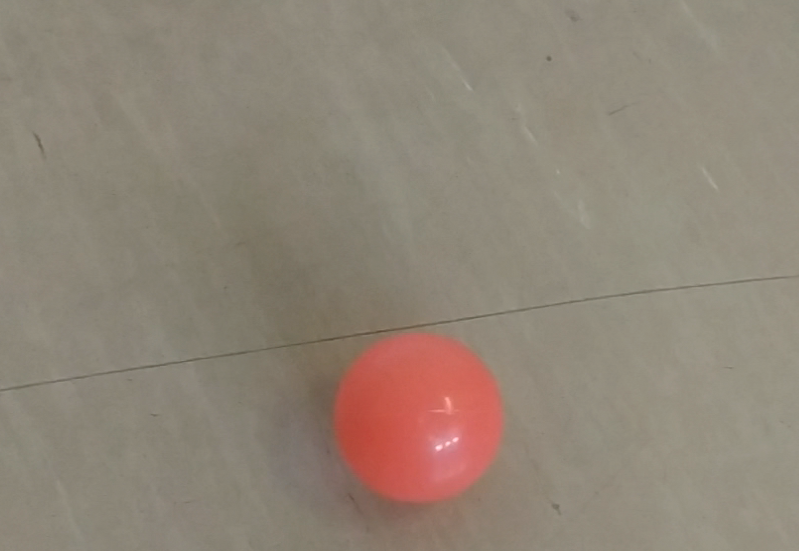
#> input picture MP1/resourses/ball.png, 799 x 551 px, found by its file name
$ python photo_task.py
#> lines starting #> are read from the running program, lines starting #| are printed output that depends on the picture; after the words box and inside, x2 and y2 are one past the last pixel; in counts of white or black regions, pixels touching at a corner belong together
import cv2
# import os
import numpy as np

# absolute_path = os.path.join(os.getcwd(), 'Resources', 'ball.png');
i = cv2.imread(
    'C:/Users/klips/OneDrive/Dokumenty/PJATK/6 - Letni/WMA/MP1/resourses/ball.png')
#> i is the input picture: shape (551, 799, 3); mean B, G, R 118.8, 132.8, 144.2


def objectFinder(img):

    img_hsv = cv2.cvtColor(img, cv2.COLOR_BGR2HSV)  # 1. zamina na hsv
#> img_hsv: shape (551, 799, 3); mean H, S, V 20.4, 43.1, 144.2

    low_red = np.array((0, 55, 55), np.uint8)
    high_red = np.array((5, 255, 255), np.uint8)

    mask_red = cv2.inRange(img_hsv, low_red, high_red)  # 2. maska kolorow
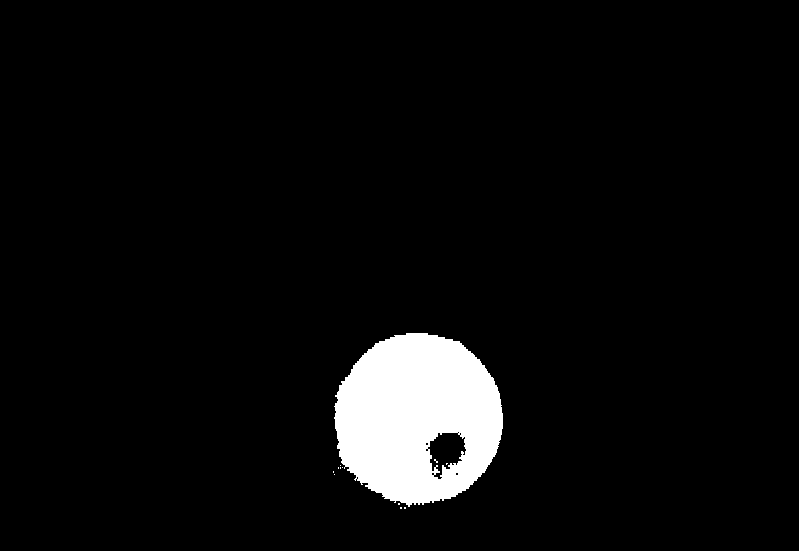
#> mask_red: shape (551, 799); 4.9% white; 12 white regions (11 under 20 px), largest, box (x1, y1, x2, y2) and area: (334, 333, 503, 507) 21631

    kernel = np.ones((4, 4), np.uint8)  # 3. maska
    mask_no_noise = cv2.morphologyEx(
        mask_red, cv2.MORPH_OPEN, kernel)  # 4. poprawa obrazu
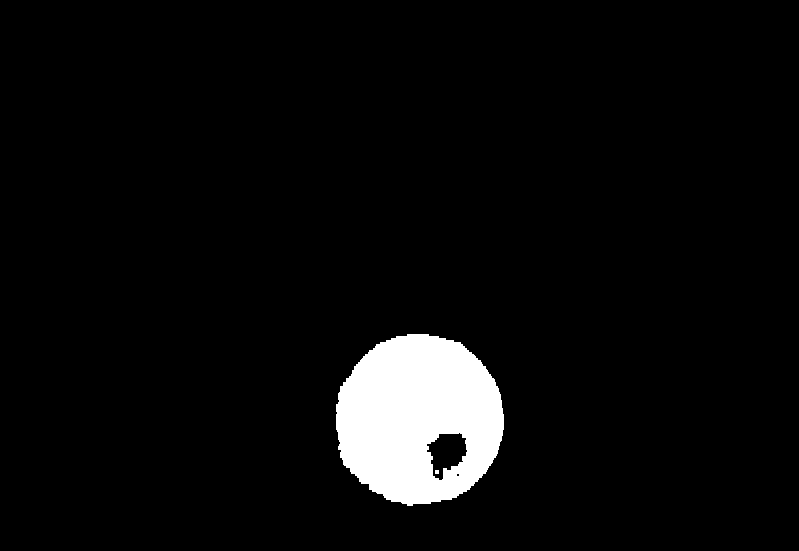
#> mask_no_noise: shape (551, 799); 4.9% white; 2 white regions (1 under 20 px), largest, box (x1, y1, x2, y2) and area: (336, 334, 504, 506) 21467
    mask_closed = cv2.morphologyEx(mask_no_noise, cv2.MORPH_CLOSE, kernel)
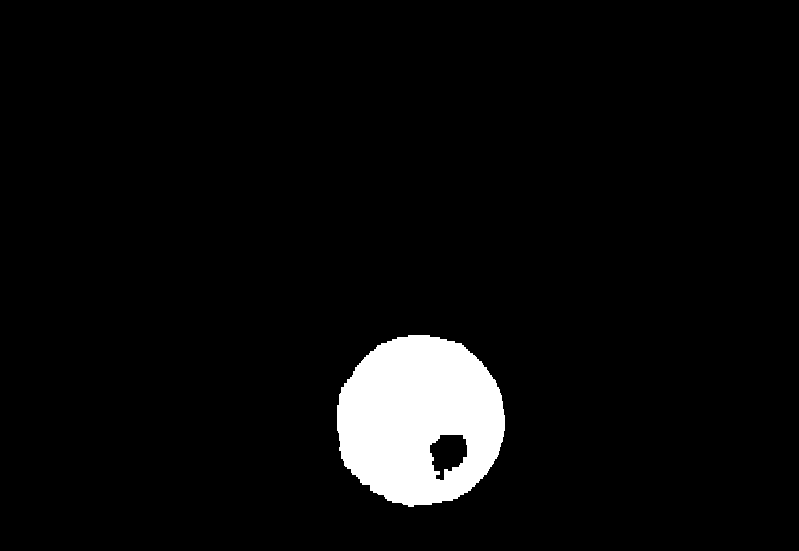
#> mask_closed: shape (551, 799); 4.9% white; 1 white region, box (x1, y1, x2, y2) and area: (337, 335, 505, 507) 21524

    # res1 = cv2.bitwise_and(img_hsv, img, mask=mask_no_noise)
    res = cv2.medianBlur(mask_closed, ksize=5)
#> res: shape (551, 799); 4.9% white; 1 white region, box (x1, y1, x2, y2) and area: (337, 335, 505, 507) 21535

    # result = cv2.bitwise_and(img_hsv, img_hsv, mask=mask_no_noise)

    # contours, hierarchy = cv2.findContours(res, cv2.RETR_EXTERNAL, cv2.CHAIN_APPROX_SIMPLE)

    matrix = cv2.moments(res, 1)  # rozkald pikseli na pilce
#> matrix = moments, m00 21535, centre m10/m00, m01/m00 = (418.5, 418.6)
    # M = cv2.moments(contours[0])

    # 4. oblciza srodek obiektu
    cx = int(matrix['m10'] / matrix['m00'])
#> cx = 418
    cy = int(matrix['m01'] / matrix['m00'])
#> cy = 418

    # 4.1 rysuje marker
    cv2.drawMarker(img, (int(cx), int(cy)), color=(0, 255, 0),  # rysowanie markera na pilce
                   markerType=cv2.MARKER_CROSS, thickness=2)
#> img: shape (551, 799, 3); 0.03% of pixels changed, all inside (x1, y1, x2, y2) = (407, 407, 430, 430)
    return img


def main():
    cv2.imshow("result", objectFinder(i))
    cv2.waitKey(0)


if __name__ == '__main__':
    main()

7238
